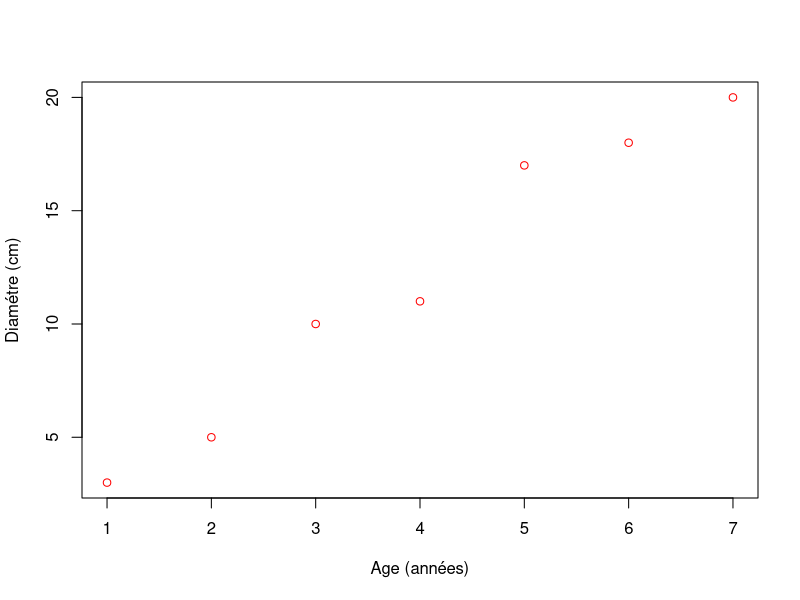
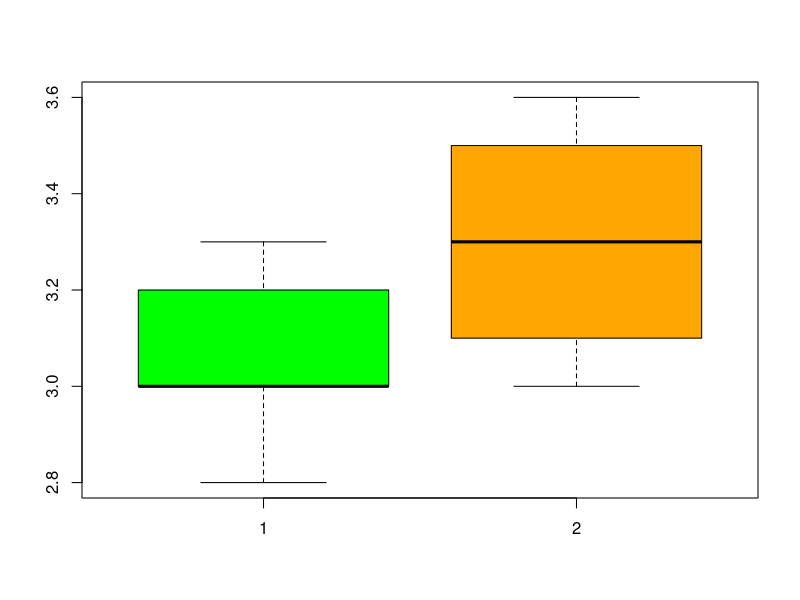

Write the R code that produced these figures, in order.
# Cas où X et Y sont quantitatifs
# Exemple : Etude de la liaison entre Age et Diamètre
age = 1:7
diam = c(3,5,10,11,17,18,20)
# Nuage de points
plot(age,diam,xlab="Age (années)",ylab = "Diamétre (cm)",col="red")
cor(age,diam) 
# Le nuage montre que les variables age et diamètre sont linéaire.
# Si l'une des variables augmente l'autre augmente aussi
# le coefficient de corrélation r= 0.9844952 qui est très 
# proche de 1 montre les deux variables sont fortement
# positivement corrélées.

# On veut tester H0 : r=0 (pas de liaison linéaire) 
# contre H1 : r¡=0 (liaison linéaire) au seuil de 5%  

cor.test(age,diam)

# la p.value du test est égale à 5.702.10^-5 qui est inférieure
# à 5%, donc on rejette H0. 
# Avec un risque de 5%, les deux variables sont liées
#linéairement

# Cas où X qualitatif et Y quantitatif
femme =c(2.8,3,3,3.2,3.3)
homme=c(3,3.2,3.4,3.6)
boxplot(femme,homme,col=c("green","orange"))
# Au vue de ce graphique, on observe une différence visible 
#entre les boites à moustaches, donc il y a bien une influence
# de la variable sexe sur la variable poids.
